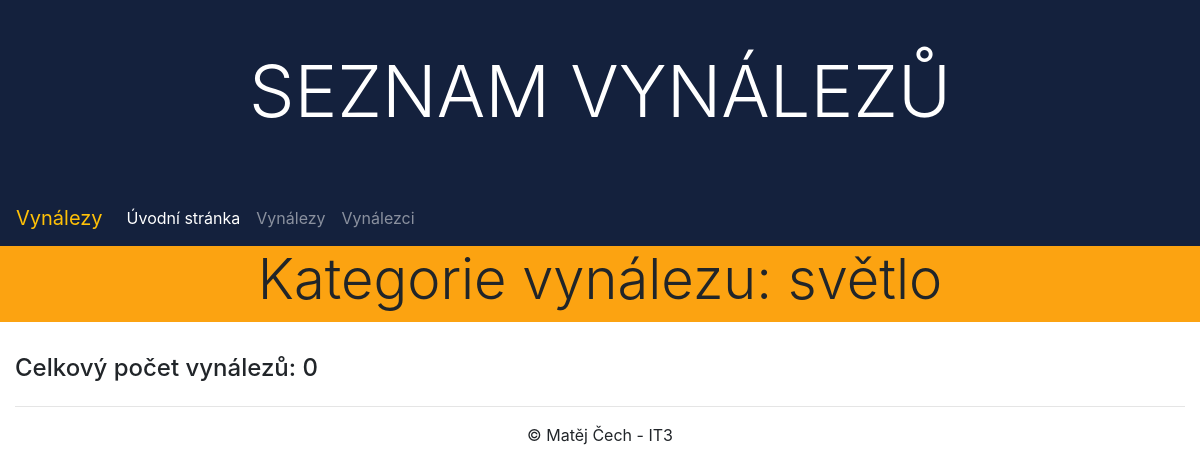
The page /inventions/inventions/categories/světlo/ on the database as committed earlier.
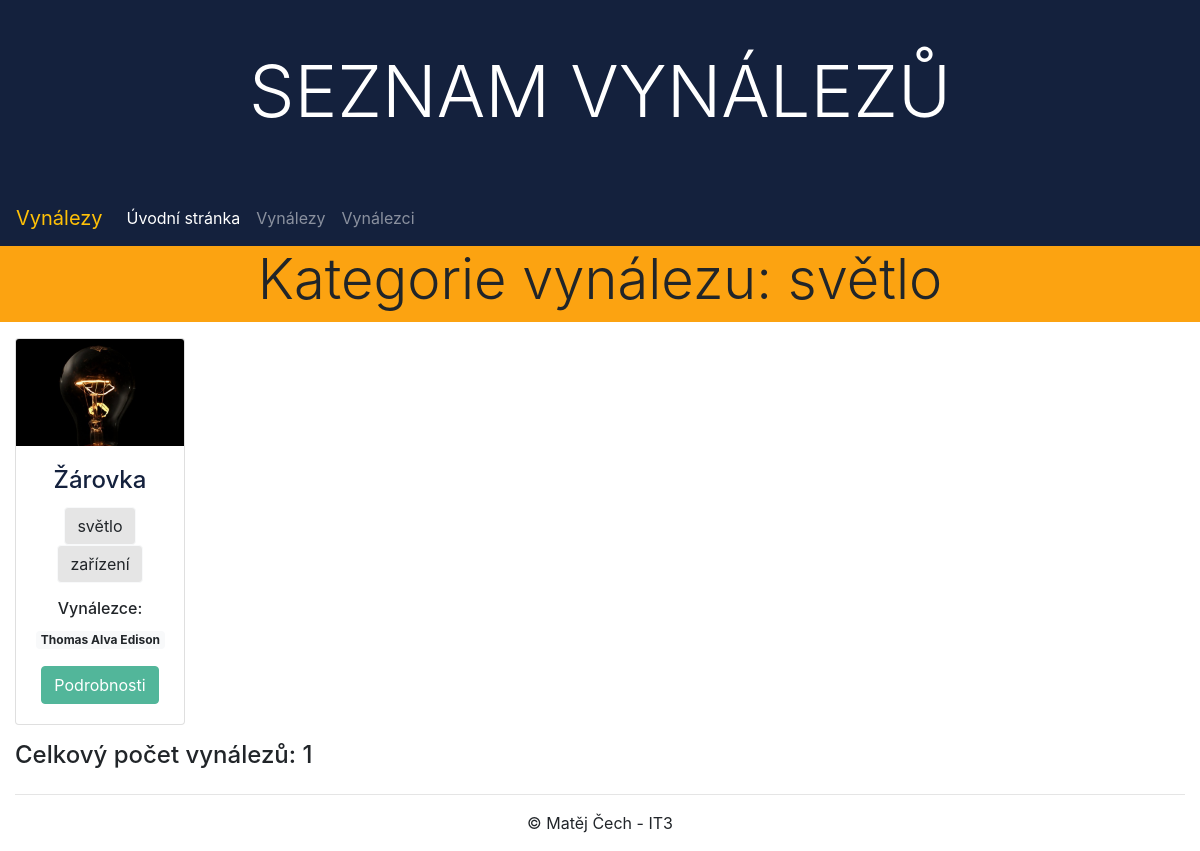
The same page on the database as committed later.
### inventions/models.py (models this page shows, shortened)
class Invention(models.Model):
    name = models.CharField(max_length=150, null=False, blank=False, verbose_name="Invention name")
    inventors = models.ManyToManyField(Inventor, help_text="Select who invented it")
    description = models.TextField(blank=True, null=True, verbose_name="Description")
    date_of_invention = models.DateField(blank=True, null=True,
                                         help_text="<em>YYYY-MM-DD</em>",
                                         verbose_name="Date of the invention")
    category = models.ManyToManyField(Category, help_text="Select invention categories")
    photo = models.ImageField(upload_to=invention_photo_path, blank=True, null=True,
                              verbose_name="Photo of the invention")
    '''photo = models.ImageField(upload_to='invention/photo/%Y/%m/%d/', blank=True, null=True,
                              verbose_name="Photo of the invention")'''
    class Meta:
        ordering = ["name"]

class Category(models.Model):
    name = models.CharField(max_length=50, unique=True, null=False, blank=False,
                            verbose_name="Category name")
    class Meta:
        ordering = ["name"]

class Inventor(models.Model):
    first_name = models.CharField(max_length=50, null=False, blank=False, verbose_name="First name")
    last_name = models.CharField(max_length=50, null=False, blank=False, verbose_name="Last name")
    birthday = models.DateField(blank=True, null=True,
                                help_text="<em>YYYY-MM-DD</em>",
                                verbose_name="Birthday")
    date_of_death = models.DateField(blank=True, null=True,
                                     help_text="<em>YYYY-MM-DD</em>",
                                     verbose_name="Date of death")
    nation_id = models.ForeignKey(Nation, on_delete=models.CASCADE)
    biography = models.TextField(blank=True, null=True, verbose_name="Biography")
    photo = models.ImageField(upload_to=inventor_photo_path, blank=True, null=True,
                              verbose_name="Photo of the inventor")
    '''photo = models.ImageField(upload_to='inventor/photo/%Y/%m/%d/', blank=True, null=True,
                              verbose_name="Photo of the inventor")'''
    class Meta:
        ordering = ["last_name", "first_name"]

### inventions/views.py (the view)
# urls.py: path('inventions/', views.InventionListView.as_view(), name='inventions'),
class InventionListView(ListView):
    model = Invention
    context_object_name = 'inventions_list'   # your own name for the list as a template variable
    template_name = 'invention/list.html'  # Specify your own template name/location
    paginate_by = 6
    def get_queryset(self):
        if 'category_name' in self.kwargs:
            return Invention.objects.filter(category__name=self.kwargs['category_name']).all() # Get 5 books containing the title war
        else:
            return Invention.objects.all()
    def get_context_data(self, **kwargs):
        context = super().get_context_data(**kwargs)
        context['num_inventions'] = len(self.get_queryset())
        if 'category_name' in self.kwargs:
            context['view_title'] = f"Kategorie: {self.kwargs['category_name']}"
            context['view_head'] = f"Kategorie vynálezu: {self.kwargs['category_name']}"
        else:
            context['view_title'] = 'Vynálezy'
            context['view_head'] = 'Přehled vynálezů'
        return context

### inventions/context_processors.py (called while the page is built)
def categories(request):
    return {'categories': Category.objects.all()}

### inventions/templates/invention/list.html (shortened to what this page needs)
{% extends "base.html" %}
{% load bootstrap_pagination %}
{% block content %}
<div class="row mb-3">
    <div class="col-sm-12 bg-warning">
        <h2 class="display-4 text-center">{{ view_head }}</h2>
    </div>
</div>
<div class="row">
    {% for invention in inventions_list %}
    <div class="col-sm-6 col-md-4 col-lg-3 col-xl-2 text-center">
        <div class="card">
            {% if invention.photo %}
                <img class="card-img-top" src="{{ invention.photo.url }}" alt="{{ invention.name }}">
            {% else %}
                <img class="card-img-top" src="/media/img/image-not-found.png" alt="{{ invention.name }}">
            {% endif %}
            <div class="card-body">
                <h4 class="card-title"><a href="{% url 'invention_detail' invention.pk %}">{{ invention.name }}</a></h4>
                <p class="card-text">{% for category in invention.category.all %}<a href="{% url 'invention_category' category.name %}" class="btn btn-light">{{ category.name }}</a> {% endfor %}</p>
                {% if invention.inventors.all.count > 1 %}
                    <h6 class="card-text">Vynálezci:</h6>
                {% else %}
                    <h6 class="card-text">Vynálezce:</h6>
                {% endif %}
                <p class="card-text">{% for inventor in invention.inventors.all %}<span class="badge badge-light">{{ inventor.first_name }} {{ inventor.last_name }}</span> {% endfor %}</p>
                <a href="{% url 'invention_detail' invention.pk %}" class="btn btn-primary">Podrobnosti</a>
            </div>
        </div>
    </div>
    {% endfor %}
</div>
<div class="row mt-3">
    <div class="col-sm-12">
        <h4>Celkový počet vynálezů: {{ num_inventions }}</h4>
    </div>
</div>
{% endblock %}

Rows that differ between the two databases and show on the page:
added Invention: photo (picture), name "Žárovka", shows "Vynálezce:"
added Category: name "světlo"
added Category: name "zařízení"
added Inventor: first_name "Thomas Alva", last_name "Edison"
Other text that changed with them:
{{ num_inventions }}: "0" → "1"
